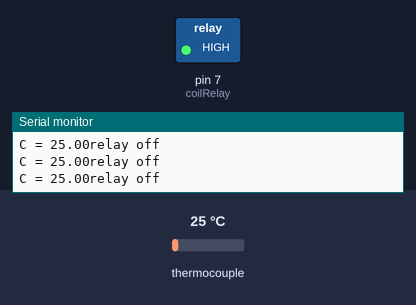
The sketch below on a simulated Arduino Uno, built with avr-gcc and run on an emulated ATmega328P. On the bench: switched loads named in the sketch (green lamp = pin HIGH), the last lines printed to the serial monitor. Dashed ring = blinking. Inputs (shaded band) come from the test bench; at power-on: thermocouple 25 °C.

Above: at 1.7 s.
1.8 s: thermocouple set to 47 °C
4.8 s: thermocouple set to 52 °C
At 5.4 s:
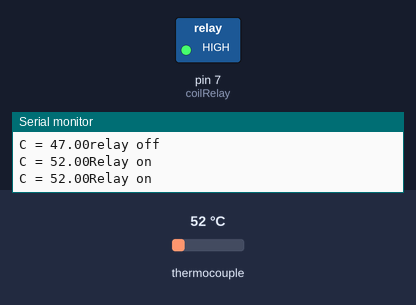
7.0 s: thermocouple set to 6 °C
At 7.32 s:
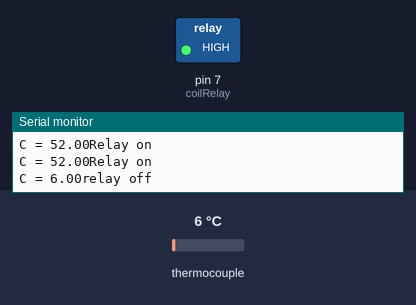
10.0 s: thermocouple set to 75 °C
At 11.3 s:
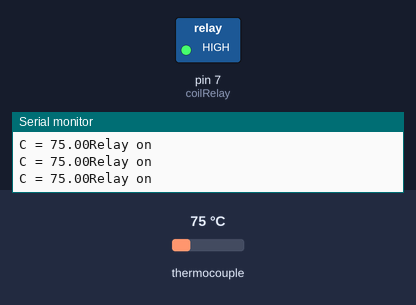
Timing chart, 0 to 12.5 s (numbered marks = the images above; inputs shaded):
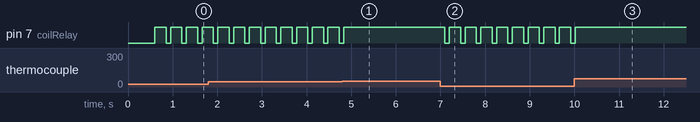

Measured:
- the behaviour switches between 49 and 50 °C on thermocouple (found by bisection; images 0 and 1)
- after the input at 4.8 s, pin 7 (coilRelay): goes on until 4.8 s, then stays HIGH
- after the input at 7.0 s, pin 7 (coilRelay): alternates HIGH for 0.25 s and LOW for 0.10 s, starting after 0.10 s
- after the input at 10.0 s, pin 7 (coilRelay): goes on until 10.0 s, then stays HIGH
- by itself, pin 7 (coilRelay): alternates HIGH for 0.25 s and LOW for 0.10 s

The sketch:

heatingOven.ino
```cpp
#include "max6675.h"

int thermoDO = 4;
int thermoCS = 5;
int thermoCLK = 6;
int coilRelay = 7;

MAX6675 thermocouple(thermoCLK, thermoCS, thermoDO);

void setup()
{
    Serial.begin(9600);

    Serial.println("MAX6675 test");
    // wait for MAX chip to stabilize
    delay(500);
    pinMode(coilRelay, OUTPUT);
}

void loop()
{
    // basic readout test, just print the current temp

    Serial.print("C = ");
    Serial.print(thermocouple.readCelsius());
    if (thermocouple.readCelsius() > 50)
    {
        Serial.println("Relay on");
        digitalWrite(coilRelay, HIGH);
    }
    else if (thermocouple.readCelsius() < 50)
    {
        Serial.println("relay off");
        digitalWrite(coilRelay, LOW);
        delay(100);
        digitalWrite(coilRelay, HIGH);
    }

    // For the MAX6675 to update, you must delay AT LEAST 250ms between reads!
    delay(250);
}
```
